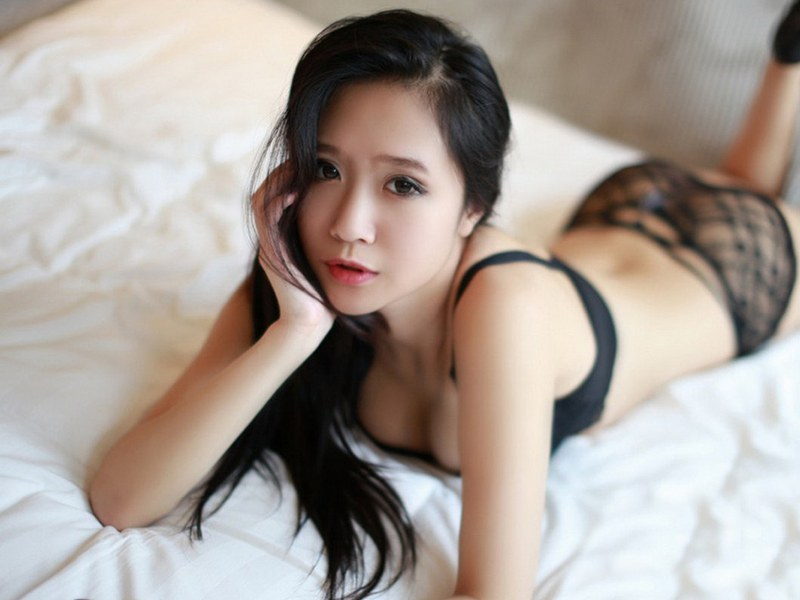
#> input picture 15.rotate/image0.jpg, 800 x 600 px
$ python rotate.py
#> lines starting #> are read from the running program, lines starting #| are printed output that depends on the picture
# -*- coding: utf-8 -*-
"""
Created on Sun Feb 10 09:56:47 2019

@author: miss.j
"""
# x->300-500
# y->400-500
import cv2
import numpy as np
def main():
    img = cv2.imread('image0.jpg', 1)
#> img is the input picture: shape (600, 800, 3); mean B, G, R 152.6, 159.6, 169.6
    Info = img.shape
#> Info = (600, 800, 3)
    height = Info[0]
#> height = 600
    width = Info[1]
#> width = 800

    matRotate = cv2.getRotationMatrix2D((height*0.5,width*0.5), 50,0.5)

    dst = cv2.warpAffine(img,matRotate,(height,width))
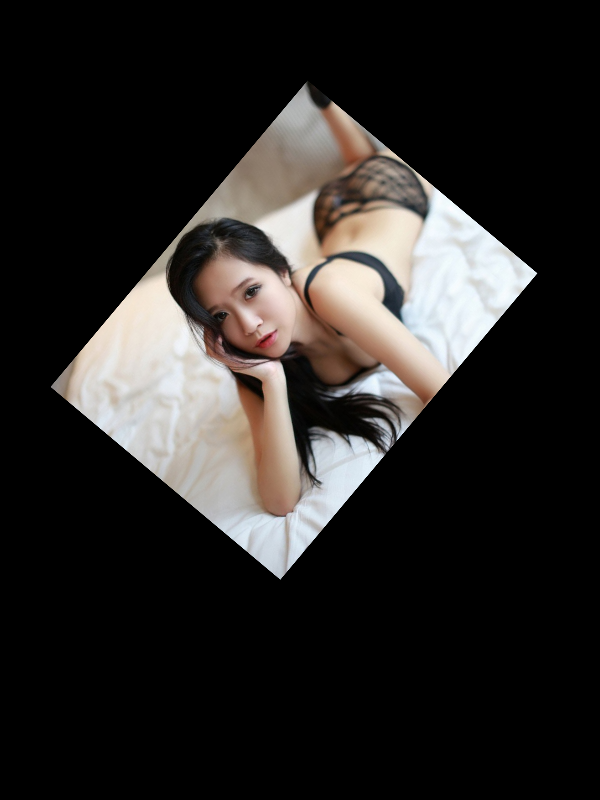
#> dst: shape (800, 600, 3); mean B, G, R 38.1, 39.9, 42.4
    cv2.imshow("dst",dst)
    cv2.waitKey(0)

if __name__ == "__main__":
    main()
